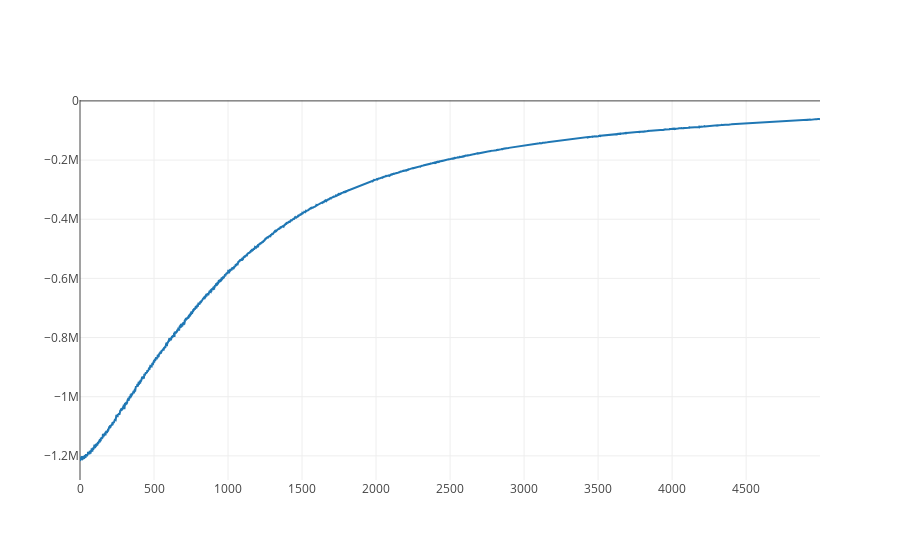

The notebook cell saved with this chart:
### Code cell
iplot([go.Scatter(x = list(range(len(inf_svi.elbos))), y = inf_svi.elbos)])

### Figure 1 — Plotly figure (JSON) as saved in the notebook; plotly's stock layout.template omitted (floating-point values rounded to 4 significant figures; data arrays with more than 128 entries replaced by an {"elided": "..."} marker saying what was removed)
{"data": [{"type": "scatter", "x": {"elided": "5000 int values"}, "y": {"elided": "5000 float values"}}], "layout": {}}
